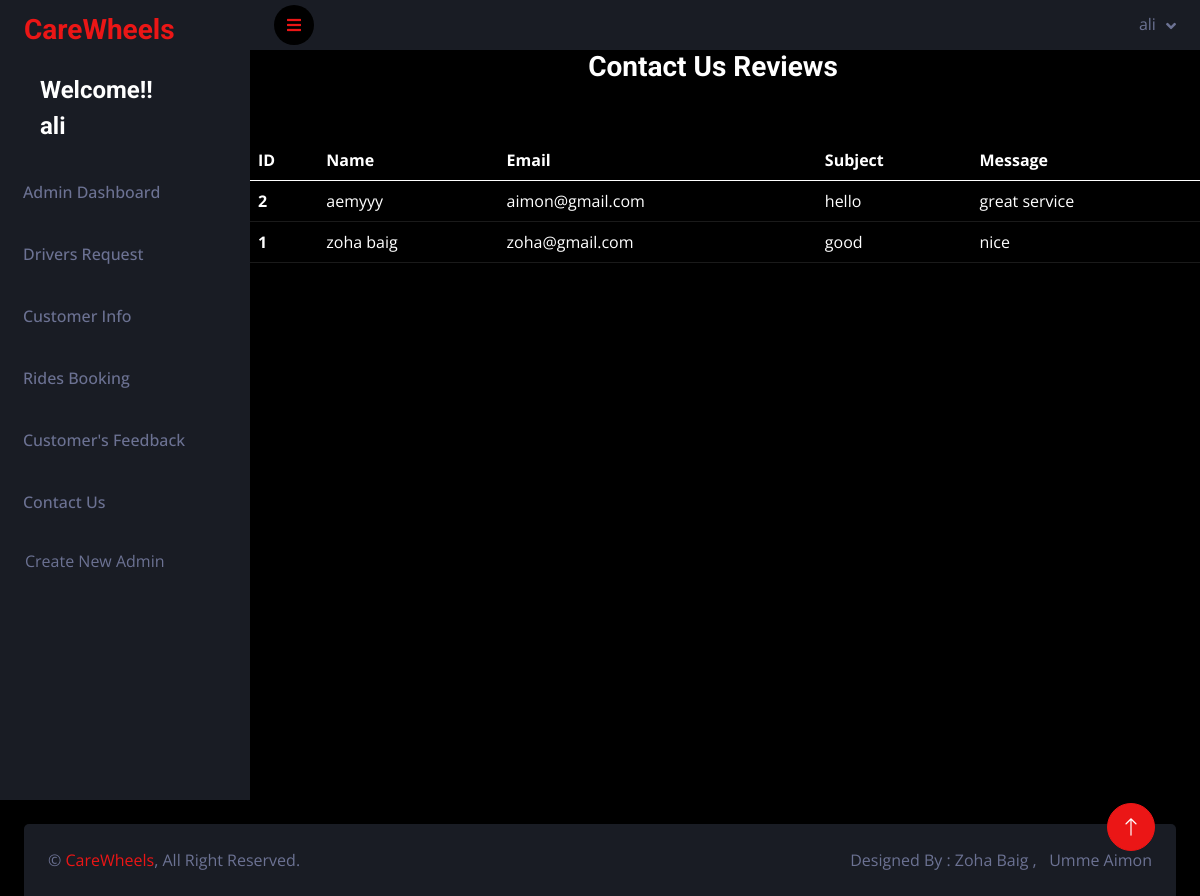
/admin/contactusview.php (signed in), run on the app's committed database.
### tables this page shows
CREATE TABLE `contact` (
  `cont_id` int(11) NOT NULL,
  `name` varchar(20) NOT NULL,
  `email` varchar(30) NOT NULL,
  `subject` varchar(55) NOT NULL,
  `message` varchar(255) NOT NULL
);

### admin/contactusview.php (the view, shortened to what this page needs)
<?php
require("connect.php");
if($_SESSION["a_email"]){
?>
<!DOCTYPE html>
<html lang="en">
<head>
    <link href="https://cdnjs.cloudflare.com/ajax/libs/font-awesome/5.10.0/css/all.min.css" rel="stylesheet">
    <link href="https://cdn.jsdelivr.net/npm/bootstrap-icons@1.4.1/font/bootstrap-icons.css" rel="stylesheet">
    <link href="lib/owlcarousel/assets/owl.carousel.min.css" rel="stylesheet">
    <link href="lib/tempusdominus/css/tempusdominus-bootstrap-4.min.css" rel="stylesheet" />
    <link href="css/bootstrap.min.css" rel="stylesheet">
    <link href="css/style.css" rel="stylesheet">
</head>
<body>
<div class="page-wrapper">
<?php
include('sidebar.php');
$query = "SELECT * FROM contact ORDER BY `cont_id` DESC";
$result = mysqli_query($conn,$query);
      ?>
      <h3 class="container row justify-content-center">Contact Us Reviews</h3>
      <br>
<table class="table table-dark table-hover">
  <thead>
    <tr>
      <th scope="col">ID</th>
      <th scope="col">Name</th>
      <th scope="col">Email</th>
      <th scope="col">Subject</th>
      <th scope="col">Message</th>
    </tr>
  </thead>
  <tbody>
  <?php
     while($row=mysqli_fetch_assoc($result))
     {
       ?>
    <tr>
      <th scope="row"><?php echo $row['cont_id'];?></th>
      <td><?php echo $row['name'];?></td>
      <td><?php echo $row['email'];?></td>
      <td><?php echo $row['subject'];?></td>
      <td><?php echo $row['message'];?></td>
    </tr>
    <?php
     }
       ?>
  </tbody>
</table>
    </div>
        <a href="#" class="btn btn-lg btn-primary btn-lg-square back-to-top"><i class="bi bi-arrow-up"></i></a>
    <?php
include('footer.php');
?>
</body>
</html>
<?php
}
else{
    header("location:signin.php");
}
?>

### admin/css/style.css (style rules this page uses)
:root { --primary: #EB1616; --secondary: #191C24; --light: #6C7293; --dark: #000000; }
.back-to-top { position: fixed; display: none; right: 45px; bottom: 45px; z-index: 99; }
.btn { transition: .5s; }
.btn-lg-square { width: 48px; height: 48px; }
.btn-square, .btn-sm-square, .btn-lg-square { padding: 0; display: inline-flex; align-items: center; justify-content: center; font-weight: normal; border-radius: 50px; }

### admin/contactusview.php (style rules this page uses)
table { margin-top: 25px; }

### data on the page
contact: cont_id "2", name "aemyyy", email "aimon@gmail.com", subject "hello", message "great service"
contact: cont_id "1", name "zoha baig", email "zoha@gmail.com", subject "good", message "nice"

### other printed values
$_SESSION["a_username"] "ali"
$_SESSION['a_username'] "ali"
